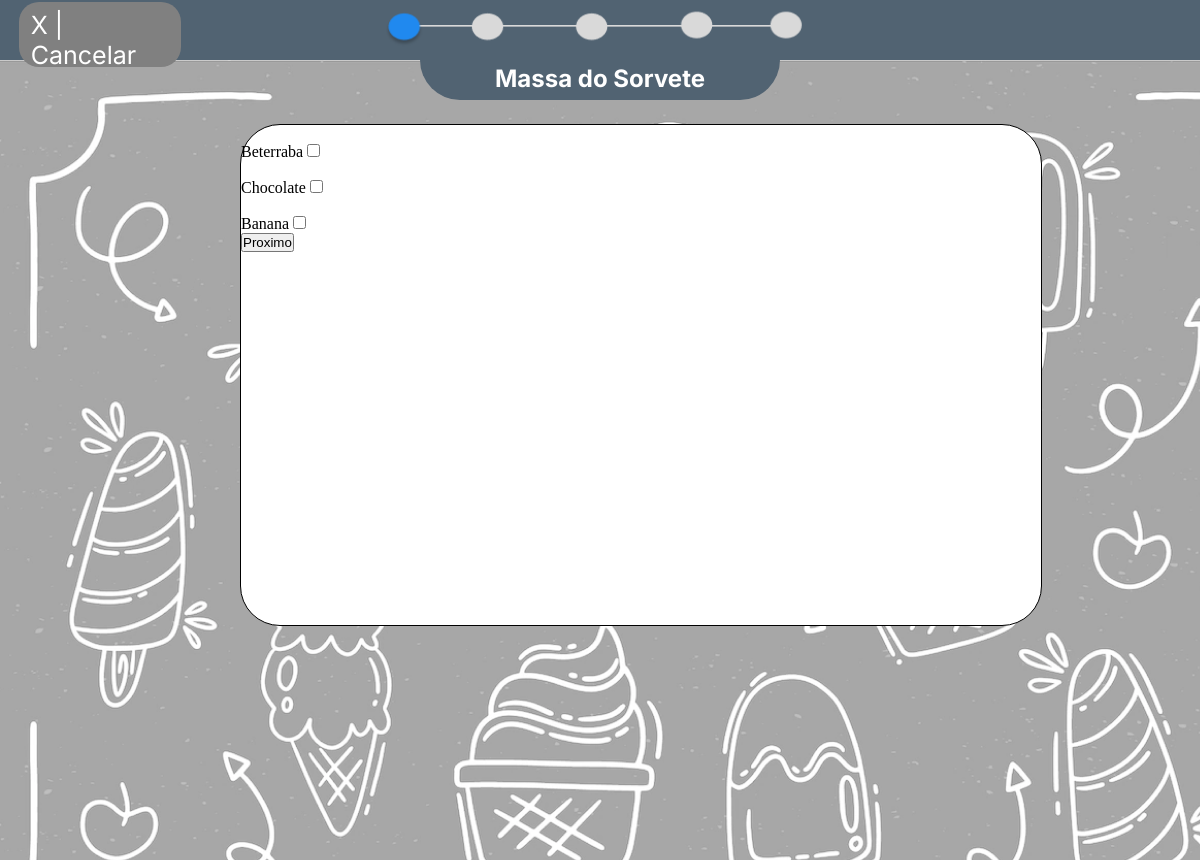
/pedir/massaSorvete.php (signed in), run on the app's committed database.
### tables this page shows
CREATE TABLE `massas` (
  `id` int(11) NOT NULL,
  `nome` varchar(666) NOT NULL,
  `preco` decimal(10,2) NOT NULL
);

### classes/isfrio.php (called while the page is built, shortened)
<?php
class isfrio{
    public function procurarMassas(){
        global $pdo;
        $sql= $pdo->prepare("SELECT * FROM massas");
        $sql-> execute();
        if($sql->rowCount()>0):
            $dados = $sql->fetchAll();
            return $dados;
        else:
            return [];
        endif;
    }
}
?>

### pedir/massaSorvete.php (the view, shortened to what this page needs)
<?php
    require_once '../classes/isfrio.php';
    $u = new isfrio();
?>
<!DOCTYPE html>
<html lang="pt-br">
<head>
    <link rel="stylesheet" href="../styles/pedir1.css">
</head>
<body>
    <div id="navegador">
        <a href="../home.php" id="cancelar"><p>X | Cancelar</p></a>
        <img src="../imagens/navegador1.png" id="imgNavegador" alt="" width="450px" height="50px">
    </div>
    <div id="background">
        <div id="etapa">
            <h2>Massa do Sorvete</h2>
        </div>
        <div id="campo">
        <form method="post">
            <?php
                $u->conectar("isfrio", "localhost", "root", "");
                $massas = $u->procurarMassas();
                for($i=0; $i<count($massas); $i++){
                    $nome = $massas[$i]["nome"];
                    $id = $massas[$i]["id"];
                    echo "
                    <br>
                        $nome
                        <input type='checkbox' name='massas[]' value='$id'>
                    <br>
                    ";
                }
            ?>
                <input type="submit" value="Proximo" name="proximo">
            </form>
        </div>
    </div>
</body>
</html>

### styles/pedir1.css (style rules this page uses)
* { padding: 0px; margin: 0px; }
#navegador { display: grid; grid-template-columns: 1fr 1fr 1fr; background-color: rgb(81,99,114); height: 60px; }
#imgNavegador { grid-column-start: 2; grid-column-end: 3; }
#cancelar { grid-column-start: 1; grid-column-end: 1; margin-top: 2px; margin-left: 5%; text-decoration: none; color: white; font-size: 25px; font-family: 'Inter', sans-serif; background-color: gray; height: 63%; width: 38%; padding: 8px; border-radius: 20px; padding-left: 12px; }
#etapa { background-color: rgb(81,99,114); margin-left: 35%; margin-right: 35%; height: 40px; border-top: none; border-bottom-right-radius: 50px; border-bottom-left-radius: 50px; color: white; }
#background { background-image: url('../imagens/backgroundMontar.png'); height: 100vh; background-repeat: no-repeat; }
h2 { padding-top: 1%; text-align: center; font-family: 'Inter', sans-serif; }
#campo { background-color: white; margin-top: 2%; margin-left: 20%; height: 500px; width: 800px; border: 1px solid black; border-radius: 40px; }

### data on the page
massas: nome "Beterraba"
massas: nome "Chocolate"
massas: nome "Banana"
